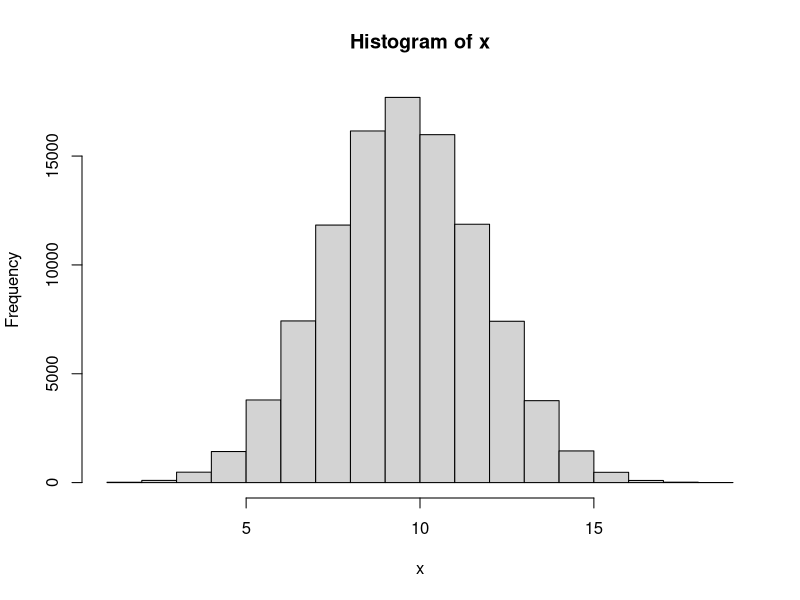
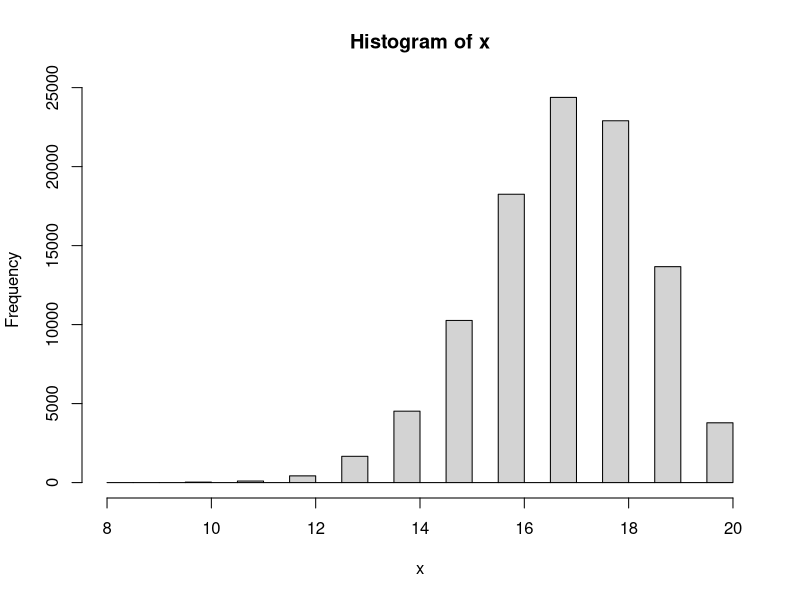

Generate these figures, in order, with R:
#------------------

# Answer to the Question # 01

#------------------

# Answer to the No 1 of Question # 01 

#a) 

# Taking a sample with n = 20 and p = 0.5 (given on the question)

x1 <- rbinom(1, 20, 0.5)

#The value of x1

x1


#b) 

#Finding the range for x1 with n = 20 and p = 0.5


n <- 20

p <- 0.5


# Finding and defining the minimum value

min_value <- min(0, n)

# Finding and defining the maximum value

max_value <- max(0:n)

# Calculate the cumulative probability at the minimum value

cdf_min <- pbinom(min_value, n, p)

# Calculate the cumulative probability at the maximum value

cdf_max <- pbinom(max_value, n, p)

# Range of the binomial distribution

range_binomial <- c(min_value, max_value)

range_binomial


# Answer to the question No.2 of Question.1

# Repeating Question.1 of (1) for N = 1,00,000 times


N <- 100000

x <- rep(NA, N)

x

for (i in 1: N){
  x[i] <- rbinom(1, 20, 0.5)
}

x

# Plot the histogram

hist(x)

#Find the minimum and maximum value

max(x)

min(x)


#3 of Q.1 

# Now setting if x is bigger or less than 15 then y = 1 . And y = 0 otherwise.

y_1 <- ifelse(c(x)>=15, 1,0)

y_1


# 4 of Q.1

#Calculating summation of y

sum(y_1)


#5 of Q.1 

# Now repeating all the steps above for n = 20 and p = 0.85


#a) 

# Taking a sample 

x1 <- rbinom(1, 20, 0.85)
x1


#b)

#Finding the range for x1

n <- 20

p <- 0.85

# Find the minimum value

min_value <- min(0, n)

# Find the maximum value

max_value <- max(0:n)

# Calculate the cumulative probability at the minimum value

cdf_min <- pbinom(min_value, n, p)

# Calculate the cumulative probability at the maximum value

cdf_max <- pbinom(max_value, n, p)

# Range of the binomial distribution

range_binomial <- c(min_value, max_value)

range_binomial


#c. 

# Now taking N = 100000 times

N <- 100000

x <- rep(NA, N)

x

for (i in 1: N){
  x[i] <- rbinom(1, 20, 0.85)
}

x

# Plot the histogram

hist(x)


#Find the minimum and maximum value

max(x)

min(x)


#d. 

# Now setting if x is bigger or less than 15 then y = 1 . And y = 0 otherwise

y_1 <- ifelse(c(x)>=15, 1,0)

y_1

#e. 

#Calculating summation of y

sum(y_1)


#f. 

#Calculating summation of y divided by N

sum(y_1) / N


# ---------------------------------------------

# Answer to the Question # 01 - (6) : 

# ---------------------------------------------


# Now I have to make a guess about type I and type II errors for Null Hypothesis H0: p0 = 0.5 VS Alternative hypothesis H1: p1 = 0.85. For setting that what is the chance of a fair coin landing on heads at least 15 times out of 20 flips?


# Type I error means we reject the null hypothesis when it is true. It is also known as 'False Positive'. The significance level or alpha (a) is the probability of making a type I error. We usually set it as 0.05 or 0.01.


# The chance of a fair coin landing on heads at least 15 times out of 20 flips, we are using binomial distribution and a two-tailed test for this question. By calculating on the calculator it is found that the probability of getting 15 or more successes out of 20 trials when the p0 = 0.5 is approximately 0.026. So, it can be said that if the p0 = 0.5, we would reject the null hypothesis and conclude that the proportion is significantly different from 0.5 in about 2.6% of the cases.

# On the other hand, Type II error means we fail to reject the null hypothesis when it is actually false. It is also known as 'False Negative'. The probability of making a type II error is denoted by beta (B).

# To find the probability of a type II error, we know that for the alternative hypothesis, p1 = 0.85. By calculating on the calculator, we got that the chance of a fair coin landing on heads at least 15 times out of 20 flips when p1 = 0.85 is approximately 0.408. This means we would fail to reject the null hypothesis and conclude that the proportion is not significantly different from 0.5 in about 40.8% of the cases.

# In summary, the estimated probabilities of making a type I error and a type II error for this hypothesis test are approximately 0.026 and 0.408, respectively.



# ---------------------------------------------

#Answer to the Q. 2 :

# ---------------------------------------------


# Here is the sample: 2 2 1 2 2 2 1 1 2 1 1 2 2 1 1 2 1 2 2 2 1 2 1 2 1 2 2 2 2 2 2 2 2 1 2 1 2 1 2 2


# We have to test whether the sample is random or not.


# To test whether the process of treatment assignments is random, we will use a chi-squared fit test. At first, we will count the number of treatments of each type, and then compare the observed frequencies to the expected frequencies under the assumption of a random process.

# In this case, there are 40 treatments. Among them:
  
# For Observed frequencies: Type 1 = 18 treatments and Type 2 = 22 treatments.

# Expected frequencies (we assume that there is randomness): Type 1 = 20 treatments and Type 2 = 20  treatments. (As there are 40 treatments in total and a 50% chance of each type).


# To calculate the chi-squared statistic, we can use the formula:
  
#  χ2 = Σ ((Oi - Ei)² / Ei)

# Here,

# Oi = Observed Frequency for category  i , (here i = 1 or 2), 

# Ei = Expected frequency for category i, (here i = 1 or 2).

# And the sum is taken over all categories.

# By using an online calculator and plugging the numbers, we got that:
  
  
# χ2 = ((18-20)²/20) + ((22-20)²/20) = 0.4


# To determine whether this value is statistically significant, we need to compare it to a chi-squared distribution with one degree of freedom (since we have two categories and one parameter estimated from the data). Using a table, we find that the p-value for this test is approximately 0.5, which is very large.

# Therefore, we fail to reject the null hypothesis that the treatment assignments are random. In other words, there is no evidence to suggest that the process was biased or non-random.

# [This question can be solved in multiple ways]

# ---------------------------------------------

#Answer to the Q. 3 :

# ---------------------------------------------


#Answer for 3 - a


#1

# Taking a sample

x2 <- rbinom(1, 1, 0.5)
x2


#Then identify the range

n <- 1
p <- 0.5


# Find the minimum value

min_value <- min(0, n)


# Find the maximum value

max_value <- max(0:n)


# Calculate the cumulative probability at the minimum value

cdf_min <- pbinom(min_value, n, p)

# Calculate the cumulative probability at the maximum value

cdf_max <- pbinom(max_value, n, p)

# Range of the binomial distribution

range_binomial <- c(min_value, max_value)

range_binomial


#For question 3 - (a) - #2 and #3

# Patient will get “A” if x2 = 1, and get “B” if x2 = 0

# Repeating 1 & 2 for N = 40


N <- 40
x <- rep(NA, N)

x

for (i in 1: N){
  x[i] <- rbinom(1, 1, 0.5)
}

x

# Now assigning A and B for 1 and 0 respectively.

x[x == 1] <- "A"
x[x == 0] <- "B"


# print the modified values of x

print(x)


#Number of A and B

table(x)


# --------------------------------------------


# --------------------------------------------


#Answer for 3 - b

# Now we will use random permutated block randomization with a block size of 40 (including 20 “A”s and 20 “B”s)

# Set the block size

block_size <- 40


# Create a vector of treatment assignments

treatments <- rep(c("A", "B"), length.out = block_size*1)


# Create a vector of block assignments

blocks <- rep(1:1, each = block_size)


# Randomly permute the blocks

blocks <- sample(blocks)


# Order the treatment assignments within each block

for (i in 1:1) {
  treatments[blocks == i] <- sample(treatments[blocks == i])
}

# View the resulting treatment assignments by block

a <- split(treatments, blocks)

a

#Calculating the Number of A and B

table(a)

# The difference between 3(a) and 3 (b) is that - in 3 (a), though the probability is p = 0.5, for the N = 40, the number of A and B are not the same. In my case, A = 18 and B = 22. But, in 3 (b) we used random permutated block randomization with a block size of 40. And, for this case the number of A and B is same. For my case , A = 20 and B = 20.



# --------------------------------------------

# --------------------------------------------


# Answer for 3 - c


# Set the block size of 8


block_size <- 8


# Create a vector of treatment assignments


treatments <- rep(c("A", "B"), length.out = block_size*5)


# Create a vector of block assignments


blocks <- rep(1:5, each = block_size)


# Randomly permute the blocks

blocks <- sample(blocks)



# Order the treatment assignments within each block

for (i in 1:5) {
  treatments[blocks == i] <- sample(treatments[blocks == i])
}


# View the resulting treatment assignments by block. There are 5 different blocks with a block size of 8


d <- split(treatments, blocks)
d

# Now, merging all the 5 different blocks into 1. So, now there will be 40


b <- unsplit(treatments, blocks)

b


#Number of A and B

table(b)

# The difference between 3(b) and 3 (c) is that - in 3 (b), we used random permutated block randomization with a block size of 40. And for this case number of A and B are the same. For my case , it was A = 20 and B = 20. But, in 3 (c) though we used random permutated block randomization, but this time with a block size of 8. After that we added all the 8 blocks so total sample is 40. And for this case number of A and B is not same. For my case , it was A = 24 and B = 16. 

# If we stop the study for toxicity for in sample size = 20, then for 3 (b) = The difference between number of A and B will not be that much. 

# But, for 3 (c) = The difference between the number of A and B will be more than 3 (b)
